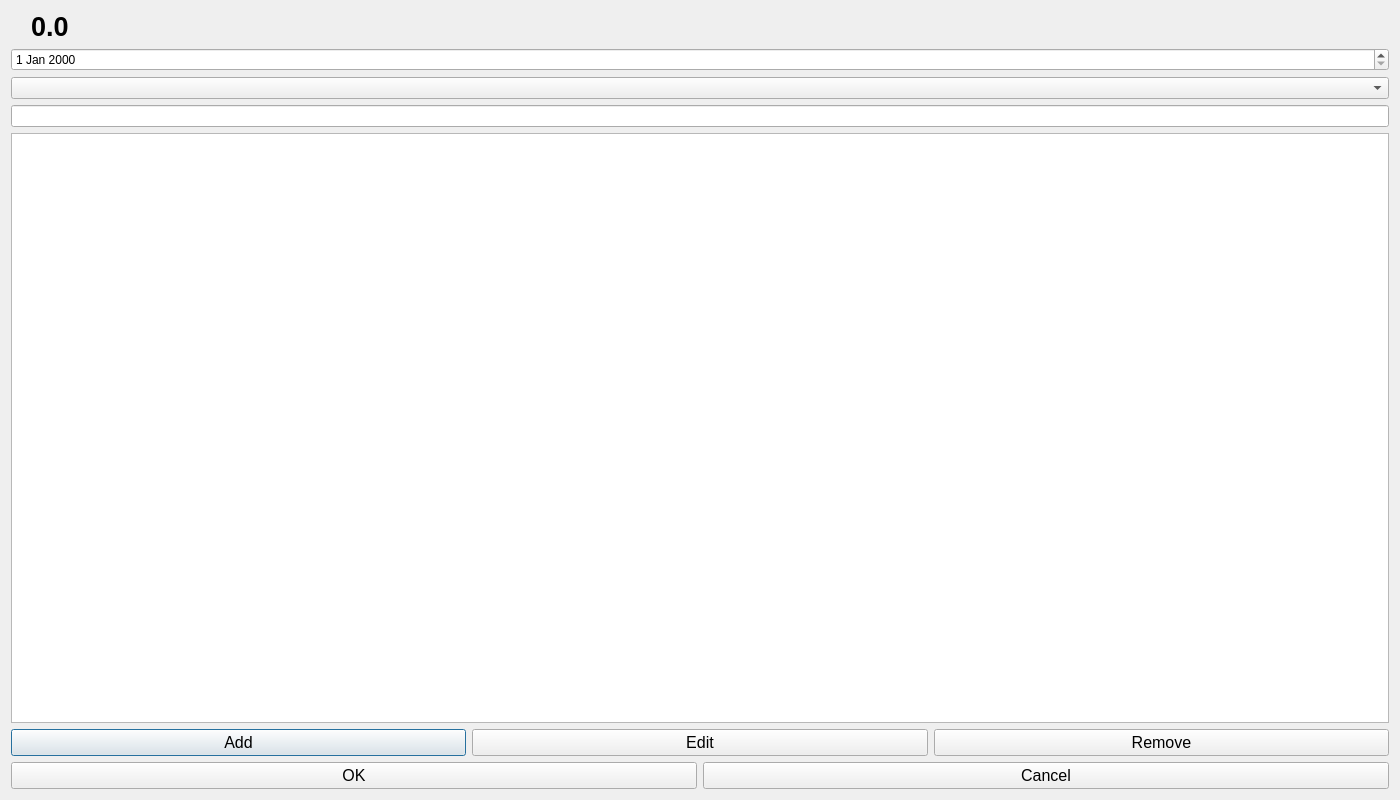
<?xml version="1.0" encoding="UTF-8"?>
<ui version="4.0">
	<class>TransactionGroupDialog</class>
	<widget class="QDialog" name="TransactionGroupDialog">
		<property name="geometry">
			<rect>
				<x>0</x>
				<y>0</y>
				<width>1400</width>
				<height>800</height>
			</rect>
		</property>
		<property name="windowTitle">
			<string>Dialog</string>
		</property>
		<layout class="QVBoxLayout" name="verticalLayout_2">
			<item>
				<layout class="QVBoxLayout" name="verticalLayout">
					<item>
						<widget class="QLabel" name="totalAmountLabel">
							<property name="font">
								<font>
									<pointsize>20</pointsize>
									<bold>true</bold>
								</font>
							</property>
							<property name="text">
								<string>0.0</string>
							</property>
							<property name="indent">
								<number>20</number>
							</property>
						</widget>
					</item>
					<item>
						<widget class="QDateEdit" name="dateInput">
						</widget>
					</item>
					<item>
						<widget class="QComboBox" name="categoryInput">
						</widget>
					</item>
					<item>
						<widget class="QLineEdit" name="descriptionInput">
						</widget>
					</item>
					<item>
						<widget class="QTableView" name="tableView">
							<property name="font">
								<font>
									<pointsize>12</pointsize>
								</font>
							</property>
						</widget>
					</item>
					<item>
						<layout class="QHBoxLayout" name="horizontalLayout_2">
							<item>
								<widget class="QPushButton" name="addButton">
									<property name="font">
										<font>
											<pointsize>12</pointsize>
										</font>
									</property>
									<property name="text">
										<string>Add</string>
									</property>
								</widget>
							</item>
							<item>
								<widget class="QPushButton" name="editButton">
									<property name="font">
										<font>
											<pointsize>12</pointsize>
										</font>
									</property>
									<property name="text">
										<string>Edit</string>
									</property>
								</widget>
							</item>
							<item>
								<widget class="QPushButton" name="removeButton">
									<property name="font">
										<font>
											<pointsize>12</pointsize>
										</font>
									</property>
									<property name="text">
										<string>Remove</string>
									</property>
								</widget>
							</item>
						</layout>
					</item>
					<item>
						<layout class="QHBoxLayout" name="horizontalLayout_3">
							<item>
								<widget class="QPushButton" name="okButton">
									<property name="font">
										<font>
											<pointsize>12</pointsize>
										</font>
									</property>
									<property name="text">
										<string>OK</string>
									</property>
								</widget>
							</item>
							<item>
								<widget class="QPushButton" name="cancelButton">
									<property name="font">
										<font>
											<pointsize>12</pointsize>
										</font>
									</property>
									<property name="text">
										<string>Cancel</string>
									</property>
								</widget>
							</item>
						</layout>
					</item>
				</layout>
			</item>
		</layout>
	</widget>
	<resources/>
	<connections/>
</ui>
